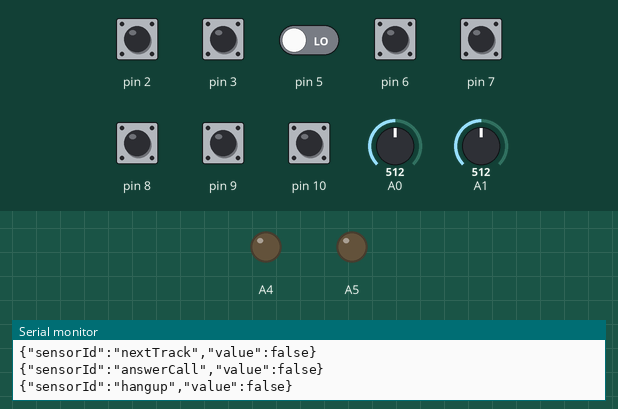
Simulated run of this sketch. Board: Arduino Uno, built with avr-gcc and run on an emulated ATmega328P. Shown: output pins drawn as LEDs (lit = HIGH), the last lines printed to the serial monitor. The test bench sets the inputs (shaded band); at power-on: pin 2, pin 3, pin 6–10 HIGH, pin 5 LOW, A0 = 512, A1 = 512.

Above: at 1.2 s.
1.3 s: pin 5 driven HIGH
At 2.5 s:
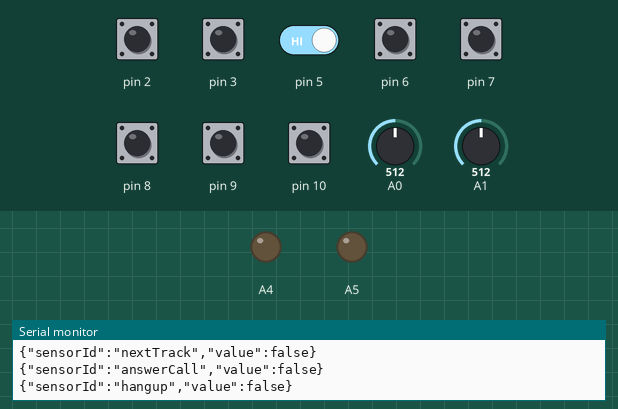
2.8 s: pin 5 driven LOW
At 3.8 s:
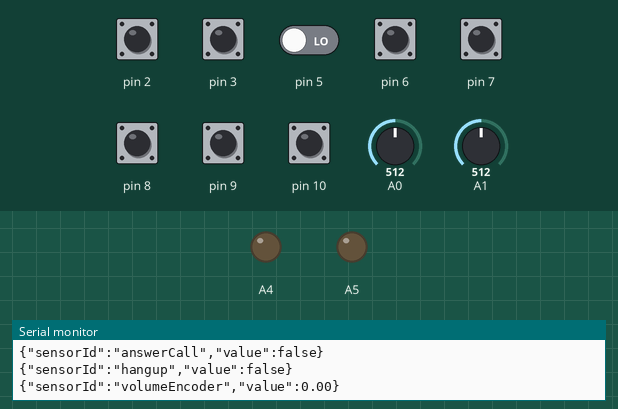
Timing chart, 0 to 5.8 s (numbered marks = the images above; inputs shaded):
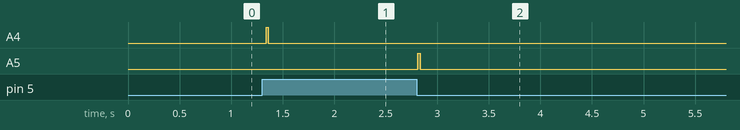

Measured:
- after the input at 1.3 s, A4: LOW → HIGH at once, → LOW 0.02 s later
- after the input at 2.8 s, A5: LOW → HIGH at once, → LOW 0.02 s later

The sketch:

arduino.ino
```cpp
#include <Arduino.h>

#include "volumeEncoder.h"
#include "sensors.h"
#include "engineDetector.h"

#include "src/SerialCommunication.h"


void setup() {
    SerialCommunication::begin(115200);

    beginVolumeEncoder();
    beginEngineDetector();
    beginSensors();
}

void loop() {
    sendVolumeUpdate();
    checkVolumeEncoderButton();
    sendEngineDetectorUpdate();

    updateSensors();
}
```

engineDetector.cpp
```cpp
#include "sensorConfigs.h"


namespace {
    bool lastState = false;
}


void beginEngineDetector() {
    pinMode(engineDetectorCfg.detectionPin, INPUT);
    pinMode(engineDetectorCfg.pinOn, OUTPUT);
    pinMode(engineDetectorCfg.pinOff, OUTPUT);
    digitalWrite(engineDetectorCfg.pinOn, LOW);
    digitalWrite(engineDetectorCfg.pinOff, LOW);
}

void sendEngineDetectorUpdate() {
    bool currentState = digitalRead(engineDetectorCfg.detectionPin);
    if (currentState == lastState) return;

    int pin = currentState ? engineDetectorCfg.pinOn : engineDetectorCfg.pinOff;
    digitalWrite(pin, HIGH);
    delay(20);
    digitalWrite(pin, LOW);

    lastState = currentState;
}
```

engineDetector.h
```cpp
#ifndef ENGINEDETECTOR_H
#define ENGINEDETECTOR_H

#include <Arduino.h>

void beginEngineDetector();
void sendEngineDetectorUpdate();


#endif
```

sensorTypes.h
```cpp
#ifndef SENSOR_TYPES_H
#define SENSOR_TYPES_H

#include <Arduino.h>

/**
 * @brief Template structure for sensor configuration
 * @tparam T Hardware-specific configuration type (e.g., ThermistorConfig, ButtonConfig)
 */
template <typename T>
struct SensorConfig {
    String id;              ///< Unique sensor identifier
    float changeThreshold;  ///< Minimum change to trigger update
    T hw;                   ///< Hardware-specific configuration
};

/**
 * @brief Configuration structure for NTC thermistor sensors
 */
struct ThermistorConfig {
    uint8_t pin;            ///< Analog pin number
    float seriesResistor;   ///< Series resistor value in Ohms
    float nominalResistance;///< Thermistor resistance at nominal temperature (Ohms)
    float nominalTemperature;///< Nominal temperature in Celsius (typically 25°C)
    float betaCoefficient;     ///< Beta coefficient of thermistor (K)
};

/**
 * @brief Configuration structure for button/switch sensors
 */
struct ButtonConfig
{
    uint8_t pin;      ///< Digital pin number
    bool inputPullup; ///< Enable internal pull-up resistor
};


/**
 * @brief Configuration structure for rotary encoder sensors
 */
struct RotaryEncoderConfig
{
    uint8_t pinA;     ///< Pin number for encoder channel A
    uint8_t pinB;     ///< Pin number for encoder channel B
    uint8_t pinButton;///< Pin number for encoder button (if applicable)
};

/**
 * @brief Configuration structure for photoresistor sensors
 */
struct PhotoresistorConfig {
    uint8_t pin;       ///< Analog pin number
};

/**
 * @brief Configuration structure for Engine Detector sensors
 */
struct EngineDetectorConfig {
    uint8_t detectionPin;    ///< Digital pin for engine state detection
    uint8_t pinOn;  ///< Digital pin to pulse when engine turns on
    uint8_t pinOff; ///< Digital pin to pulse when engine turns off
};

#endif
```

sensors.cpp
```cpp
#include "sensors.h"

#include "src/SensorHandler.h"
#include "src/SensorManager.h"
#include "sensorConfigs.h"

#include "src/sensors/Thermistor.h"
#include "src/sensors/Button.h"
#include "src/sensors/Photoresistor.h"


namespace {
    SensorManager sensorManager;

    Thermistor thermistor(temperatureCfg.hw);
    float readTemperature() { return thermistor.readTemperatureCelsiusAvg(10, 2); }
    SensorHandler tempHandler(temperatureCfg.id, readTemperature, temperatureCfg.changeThreshold);

    Button reverseSignal(reverseSignalCfg.hw);
    bool readReverseSignal() { return reverseSignal.getState(); }
    SensorHandler reverseHandler(reverseSignalCfg.id, readReverseSignal, reverseSignalCfg.changeThreshold);

    Photoresistor lightSensor(lightSensorCfg.hw.pin);
    float readLightLevel() { return lightSensor.readPercentageAvg(10, 2); }
    SensorHandler lightSensorHandler(lightSensorCfg.id, readLightLevel, lightSensorCfg.changeThreshold);

    Button playPauseButton(playPauseButtonCfg.hw);
    bool readPlayPause() { return playPauseButton.getState(); }
    SensorHandler playPauseHandler(playPauseButtonCfg.id, readPlayPause, playPauseButtonCfg.changeThreshold);

    Button previousTrackButton(previousTrackButtonCfg.hw);
    bool readPreviousTrack() { return previousTrackButton.getState(); }
    SensorHandler previousTrackHandler(previousTrackButtonCfg.id, readPreviousTrack, previousTrackButtonCfg.changeThreshold);

    Button nextTrackButton(nextTrackButtonCfg.hw);
    bool readNextTrack() { return nextTrackButton.getState(); }
    SensorHandler nextTrackHandler(nextTrackButtonCfg.id, readNextTrack, nextTrackButtonCfg.changeThreshold);

    Button answerCallButton(answerCallButtonCfg.hw);
    bool readAnswerCall() { return answerCallButton.getState(); }
    SensorHandler answerCallHandler(answerCallButtonCfg.id, readAnswerCall, answerCallButtonCfg.changeThreshold);

    Button hangupButton(hangupButtonCfg.hw);
    bool readHangup() { return hangupButton.getState(); }
    SensorHandler hangupHandler(hangupButtonCfg.id, readHangup, hangupButtonCfg.changeThreshold);
}


void beginSensors() {
    sensorManager.addSensor(&tempHandler);
    sensorManager.addSensor(&reverseHandler);
    sensorManager.addSensor(&lightSensorHandler);

    sensorManager.addSensor(&playPauseHandler);
    sensorManager.addSensor(&previousTrackHandler);
    sensorManager.addSensor(&nextTrackHandler);
    sensorManager.addSensor(&answerCallHandler);
    sensorManager.addSensor(&hangupHandler);
}

void updateSensors() {
    sensorManager.updateAll();
    sensorManager.checkSerialRequests();
}
```

sensors.h
```cpp
#ifndef SENSORS_H
#define SENSORS_H

#include <Arduino.h>


void beginSensors();
void updateSensors();


#endif
```

ChangeDetector.h
```cpp
#ifndef CHANGE_DETECTOR_H
#define CHANGE_DETECTOR_H

#include <Arduino.h>

/**
 * @brief Template class for detecting value changes above a threshold
 * @tparam T Type of the value to monitor (e.g., float, int)
 */
template <typename T>
class ChangeDetector {
public:
    /**
     * @param changeThreshold Minimum change required to trigger detection (default: 0)
     */
    ChangeDetector(T changeThreshold = 0) {
        _changeThreshold = changeThreshold;
        _lastValue = 0;
        _hasValue = false;
    }

    /**
     * @brief Check if value has changed beyond threshold
     * @param newValue New value to compare against last stored value
     * @return true if change exceeds threshold or first call, false otherwise
     */
    bool hasChanged(T newValue) {

        if (!_hasValue || abs(newValue - _lastValue) > _changeThreshold) {
            _lastValue = newValue;
            _hasValue = true;
            return true;
        }
        return false;
    }

    /**
     * @brief Get the last stored value
     * @return Last value that triggered a change
     */
    T getLastValue() {
        return _lastValue;
    }

    /**
     * @brief Set new change threshold
     * @param threshold New minimum change required to trigger detection
     */
    void setChangeThreshold(T threshold) {
        _changeThreshold = threshold;
    }

    /**
     * @brief Reset detector to initial state
     */
    void reset() {
        _hasValue = false;
        _lastValue = 0;
    }

private:
    T _changeThreshold;
    T _lastValue;
    bool _hasValue;
};
#endif
```

SensorHandler.cpp
```cpp
#include "SensorHandler.h"
#include "SerialCommunication.h"

SensorHandler::SensorHandler(const String& id, FloatSensorReadCallback callback, float changeThreshold)
    : _sensorId(id),
    _sensorType(SensorType::FLOAT),
    _changeDetector(changeThreshold) {
    _readCallback.floatCallback = callback;
}

SensorHandler::SensorHandler(const String& id, BoolSensorReadCallback callback, float changeThreshold)
    : _sensorId(id),
    _sensorType(SensorType::BOOL),
    _changeDetector(changeThreshold) {
    _readCallback.boolCallback = callback;
}

void SensorHandler::update() {
    if (_sensorType == SensorType::FLOAT) {
        float value = _readCallback.floatCallback();
        if (isnan(value)) return;
        if (_changeDetector.hasChanged(value)) {
            SerialCommunication::sendJson(_sensorId, value);
        }
    } else {
        bool value = _readCallback.boolCallback();
        float floatValue = value ? 1.0f : 0.0f;
        if (_changeDetector.hasChanged(floatValue)) {
            SerialCommunication::sendJson(_sensorId, value);
        }
    }
}

void SensorHandler::sendCurrentValue() {
    if (_sensorType == SensorType::FLOAT) {
        float value = _readCallback.floatCallback();
        if (!isnan(value)) {
            SerialCommunication::sendJson(_sensorId, value);
        }
    } else {
        bool value = _readCallback.boolCallback();
        SerialCommunication::sendJson(_sensorId, value);
    }
}
```

SensorHandler.h
```cpp
#ifndef SENSOR_HANDLER_H
#define SENSOR_HANDLER_H

#include <Arduino.h>
#include "ChangeDetector.h"

typedef float (*FloatSensorReadCallback)();
typedef bool (*BoolSensorReadCallback)();

/** @brief Enumeration of supported sensor data types */
enum class SensorType : uint8_t {
    FLOAT,  ///< Sensor returns floating point values
    BOOL    ///< Sensor returns boolean values
};

/**
 * @brief Handler class for managing individual sensors with change detection
 */
class SensorHandler {
private:
    String _sensorId;
    union {
        FloatSensorReadCallback floatCallback;
        BoolSensorReadCallback boolCallback;
    } _readCallback;
    SensorType _sensorType;
    ChangeDetector<float> _changeDetector;

public:
    /**
     * @brief Constructor for float-type sensor handler
     * @param id Unique identifier for the sensor
     * @param callback Function pointer to read float sensor value
     * @param changeThreshold Minimum change to trigger update (default: 0.0)
     */
    SensorHandler(const String& id, FloatSensorReadCallback callback, float changeThreshold = 0.0f);

    /**
     * @brief Constructor for bool-type sensor handler
     * @param id Unique identifier for the sensor
     * @param callback Function pointer to read boolean sensor value
     * @param changeThreshold Minimum change to trigger update (default: 0.0)
     */
    SensorHandler(const String& id, BoolSensorReadCallback callback, float changeThreshold = 0.0f);

    /**
     * @brief Update sensor and send value if changed
     */
    void update();

    /**
     * @brief Force send current sensor value regardless of change
     */
    void sendCurrentValue();

    /**
     * @brief Get sensor identifier
     * @return Reference to sensor ID string
     */
    const String& getId() const {
        return _sensorId;
    }
};

#endif
```

SensorManager.cpp
```cpp
#include "SensorManager.h"


bool SensorManager::addSensor(SensorHandler* sensor) {
    if (sensorCount >= MAX_SENSORS) return false;
    _sensors[sensorCount++] = sensor;
    return true;
}

void SensorManager::updateAll() {
    for (uint8_t i = 0; i < sensorCount; i++) {
        _sensors[i]->update();
    }
}


void SensorManager::handleRequest(const String& requestedId) {
    for (uint8_t i = 0; i < sensorCount; i++) {
        if (_sensors[i]->getId() == requestedId) {
            _sensors[i]->sendCurrentValue();
            return;
        }
    }
}

void SensorManager::checkSerialRequests() {
    if (Serial.available() > 0) {
        String request = Serial.readStringUntil('\n');
        request.trim();
        if (request.length() > 0) {
            handleRequest(request);
        }
    }
}
```

SensorManager.h
```cpp
#ifndef SENSOR_MANAGER_H
#define SENSOR_MANAGER_H

#include <Arduino.h>
#include "SensorHandler.h"

/** @brief Maximum number of sensors that can be managed */
#define MAX_SENSORS 10

/**
 * @brief Manager class for handling multiple sensors and serial communication
 */
class SensorManager {
private:
    SensorHandler* _sensors[MAX_SENSORS];  ///< Array of sensor handler pointers
    uint8_t sensorCount = 0;               ///< Current number of registered sensors

public:
    /**
     * @brief Register a new sensor with the manager
     * @param sensor Pointer to SensorHandler to add
     * @return true if added successfully, false if MAX_SENSORS reached
     */
    bool addSensor(SensorHandler* sensor);

    /**
     * @brief Update all registered sensors (check for changes and send)
     */
    void updateAll();

    /**
     * @brief Handle a request for specific sensor data
     * @param requestedId ID of the sensor to query
     */
    void handleRequest(const String& requestedId);

    /**
     * @brief Check serial port for incoming sensor requests
     */
    void checkSerialRequests();

};

#endif
```

SerialCommunication.cpp
```cpp
#include <Arduino.h>

#include "SerialCommunication.h"


void SerialCommunication::begin(unsigned long baudRate) {
    Serial.begin(baudRate);
}

void SerialCommunication::sendJson(String sensorId, float value) {
    Serial.println("{\"sensorId\":\"" + sensorId + "\",\"value\":" + value + "}");
}

void SerialCommunication::sendJson(String sensorId, bool value) {
    Serial.println("{\"sensorId\":\"" + sensorId + "\",\"value\":" + (value ? "true" : "false") + "}");
}
```

SerialCommunication.h
```cpp
#ifndef SERIAL_COMMUNICATION_H
#define SERIAL_COMMUNICATION_H

#include <Arduino.h>

/**
 * @brief Static utility class for serial JSON communication
 */
class SerialCommunication {
public:
    /**
     * @brief Initialize serial communication
     * @param baudRate Baud rate for serial communication (e.g., 9600, 115200)
     */
    static void begin(unsigned long baudRate);

    /**
     * @brief Send sensor data as JSON with float value
     * @param sensorId Identifier of the sensor
     * @param value Float value to send
     * @note Output format: {"sensorId":"<id>","value":<value>}
     */
    static void sendJson(String sensorId, float value);

    /**
     * @brief Send sensor data as JSON with boolean value
     * @param sensorId Identifier of the sensor
     * @param value Boolean value to send (outputs true/false)
     * @note Output format: {"sensorId":"<id>","value":true|false}
     */
    static void sendJson(String sensorId, bool value);
};
#endif
```

Button.cpp
```cpp
#include "Button.h"


Button::Button(ButtonConfig config) {
    _pin = config.pin;
    _input_pullup = config.inputPullup;
    pinMode(_pin, _input_pullup ? INPUT_PULLUP : INPUT);
}

bool Button::getState() {
    bool state = digitalRead(_pin);
    return _input_pullup ? !state : state;
}
```

Button.h
```cpp
#ifndef BUTTON_H
#define BUTTON_H

#include <Arduino.h>

#include "../../sensorTypes.h"

/**
 * @brief Class for handling digital button/switch inputs
 */
class Button {
public:
    /**
     * @param pin Digital pin number where button is connected
     * @param input_pullup If true, enables internal pull-up resistor (active LOW)
     */
    Button(ButtonConfig config);

    /**
     * @brief Read current button state
     * @return true if button is pressed, false otherwise
     * @note When using INPUT_PULLUP, the logic is inverted automatically
     */
    bool getState();

private:
    uint8_t _pin;
    bool _input_pullup;
};
#endif
```

Photoresistor.cpp
```cpp
#include "Photoresistor.h"


Photoresistor::Photoresistor(uint8_t pin) {
    _pin = pin;
    pinMode(_pin, INPUT);
}

int Photoresistor::readRawADC() {
    return analogRead(_pin);
}

int Photoresistor::readPercentage() {
    int adcValue = readRawADC();
    return (100UL * adcValue) / 1023;
}


int Photoresistor::readPercentageAvg(uint8_t samples, uint16_t delayMs) {
    long total = 0;
    for (uint8_t i = 0; i < samples; i++) {
        total += readRawADC();
        delay(delayMs);
    }
    int avgAdc = total / samples;
    return (100UL * avgAdc) / 1023;
}
```

Photoresistor.h
```cpp
#ifndef PHOTORESISTOR_H
#define PHOTORESISTOR_H

#include <Arduino.h>


class Photoresistor {
public:
    Photoresistor(uint8_t pin);
    int readRawADC();
    int readPercentage();
    int readPercentageAvg(uint8_t samples = 10, uint16_t delayMs = 5);

private:
    uint8_t _pin;
};
#endif
```

Thermistor.cpp
```cpp
#include "Thermistor.h"

#include <math.h>

Thermistor::Thermistor(
    ThermistorConfig config
) : _pin(config.pin),
_seriesResistor(config.seriesResistor),
_nominalResistance(config.nominalResistance),
_nominalTemperature(config.nominalTemperature),
_betaCoefficient(config.betaCoefficient) {
    pinMode(_pin, INPUT);
}


int Thermistor::readRawADC() {
    return analogRead(_pin);
}

float Thermistor::readResistance() {
    int adcValue = readRawADC();

    if (adcValue == 0) return -_KELVIN_CONVERSION_OFFSET;
    float resistance = _seriesResistor * (1023.0 / (float)adcValue - 1.0);

    return resistance;
}


float Thermistor::calculateTemperatureFromResistance(float resistance) {
    float temperature;

    temperature = resistance / _nominalResistance;
    temperature = log(temperature);
    temperature /= _betaCoefficient;
    temperature += 1.0 / (_nominalTemperature + _KELVIN_CONVERSION_OFFSET);
    temperature = 1.0 / temperature;

    temperature -= _KELVIN_CONVERSION_OFFSET;
    return temperature;
}

float Thermistor::readTemperatureCelsius() {
    float resistance = readResistance();
    return calculateTemperatureFromResistance(resistance);
}


float Thermistor::readTemperatureCelsiusAvg(uint8_t samples, uint16_t delayMs) {
    float sum = 0.0f;

    for (uint8_t i = 0; i < samples; i++) {
        sum += readTemperatureCelsius();
        if (i < samples - 1 && delayMs > 0) {
            delay(delayMs);
        }
    }

    return sum / (float)samples;
}
```

volumeEncoder.h
```cpp
/**
 * Volume Encoder
 * Sends 1.0f for clockwise rotation, -1.0f for counterclockwise rotation, and 0.0f when the button is pressed.
 */

#ifndef VOLUMEENCODER_H
#define VOLUMEENCODER_H

#include <Arduino.h>


void beginVolumeEncoder();
void checkVolumeEncoderButton();
void sendVolumeUpdate();


#endif
```

Source omitted: Thermistor.h (1557 bytes), volumeEncoder.cpp (1382 bytes), sensorConfigs.h (1932 bytes)
